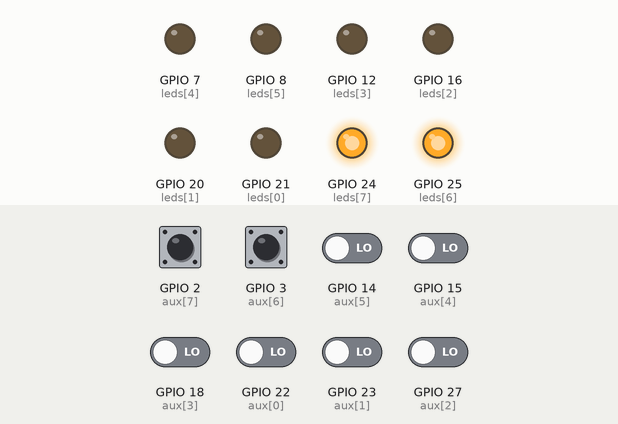
Recording of a program running on a simulated Raspberry Pi (BCM pin numbers). On the bench: output pins drawn as LEDs (lit = HIGH). Inputs (shaded band) come from the test bench; at power-on: GPIO 2 (aux[7]), GPIO 3 (aux[6]) HIGH, GPIO 14 (aux[5]), GPIO 15 (aux[4]), GPIO 18 (aux[3]), GPIO 22 (aux[0]), GPIO 23 (aux[1]), GPIO 27 (aux[2]) LOW.

Above: at 1.2 s.
1.3 s: GPIO 2 (aux[7]) pulled LOW for 0.15 s
At 1.37 s:
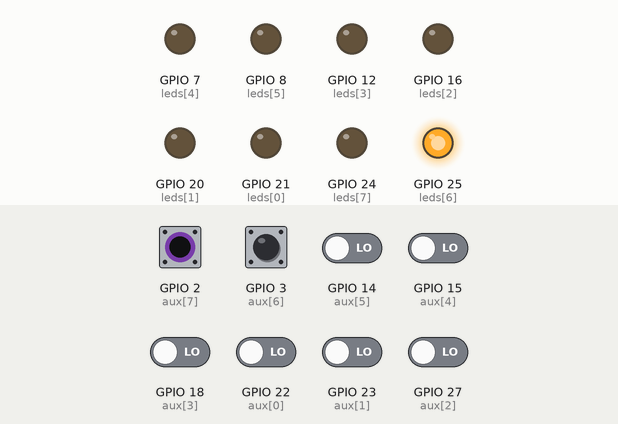
2.9 s: GPIO 3 (aux[6]) pulled LOW for 0.15 s
At 2.97 s:
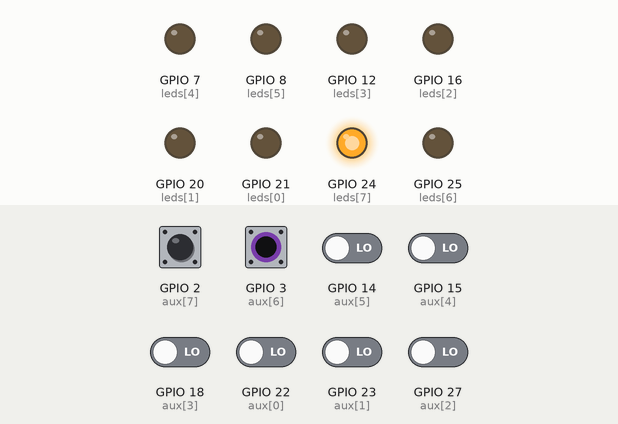
4.5 s: GPIO 14 (aux[5]) driven HIGH
At 5.2 s:
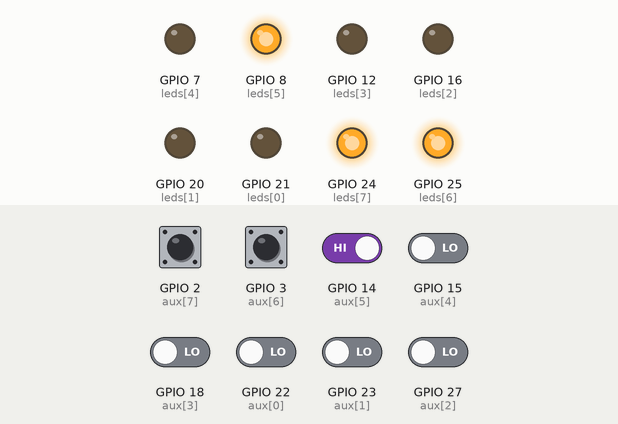
6.0 s: GPIO 15 (aux[4]) driven HIGH
At 6.3 s:
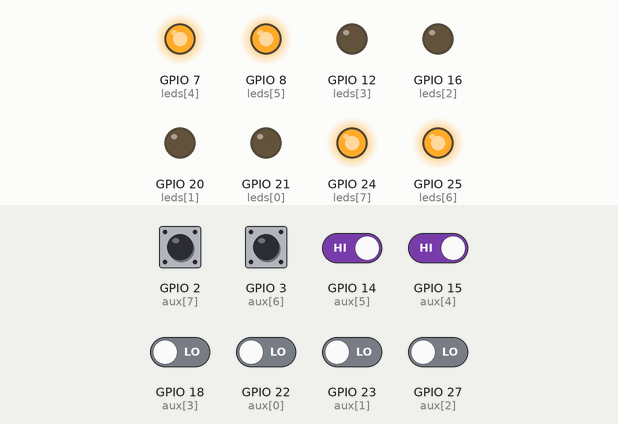
7.5 s: GPIO 2 (aux[7]) pulled LOW for 1 s
At 8.3 s:
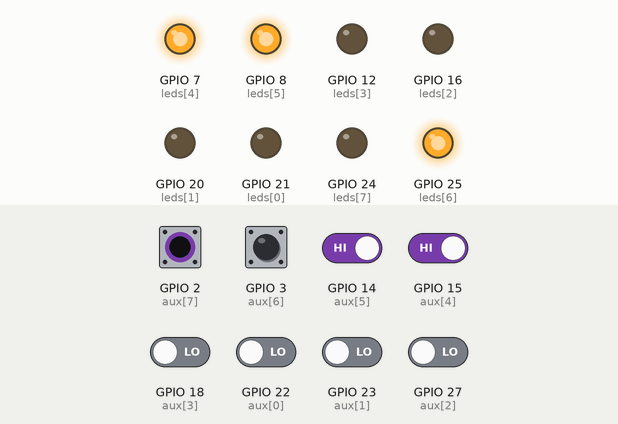
Timing chart, 0 to 10.5 s (numbered marks = the images above; inputs shaded):
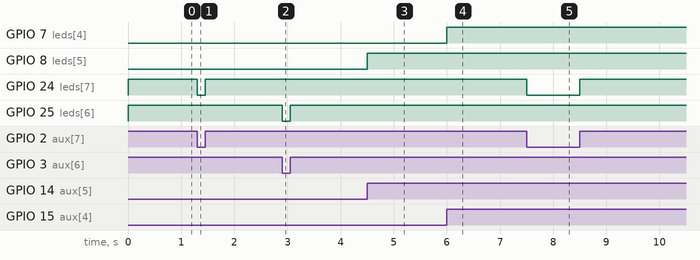

Measured:
- after the input at 1.3 s, GPIO 24 (leds[7]): HIGH → LOW at once, → HIGH 0.15 s later
- after the input at 2.9 s, GPIO 25 (leds[6]): HIGH → LOW at once, → HIGH 0.15 s later
- after the input at 4.5 s, GPIO 8 (leds[5]): LOW → HIGH at once
- after the input at 6.0 s, GPIO 7 (leds[4]): LOW → HIGH at once
- after the input at 7.5 s, GPIO 24 (leds[7]): HIGH → LOW at once, → HIGH 1.0 s later

The program:

aux-like.py
```python
import RPi.GPIO as GPIO

GPIO.setmode (GPIO.BCM)

leds = [21, 20, 16, 12, 7, 8, 25, 24]
aux = [22, 23, 27, 18, 15, 14, 3, 2]
GPIO.setup (aux, GPIO.IN)
GPIO.setup (leds, GPIO.OUT)

while True:
    for counter in range (8):
        GPIO.output (leds[counter], GPIO.input (aux[counter]))

GPIO.cleanup ()
```
